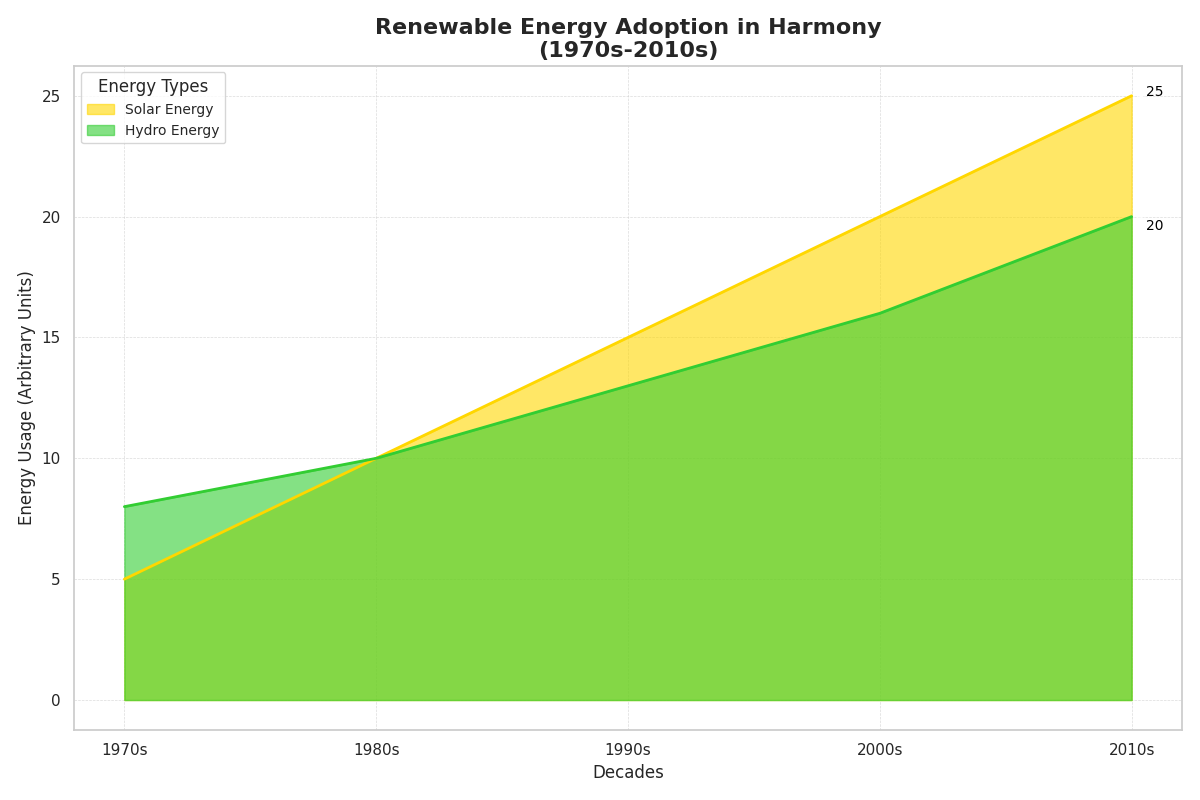

Write Python code to recreate this figure.
import matplotlib.pyplot as plt
import numpy as np

# Define the decades
decades = ['1970s', '1980s', '1990s', '2000s', '2010s']

# Define the renewable energy types and their respective adoption data
solar_energy = np.array([5, 10, 15, 20, 25])  # Harmony
hydro_energy = np.array([8, 10, 13, 16, 20])  # Harmony

# Plotting the area chart for Harmony without Wind Energy
fig, ax = plt.subplots(figsize=(12, 8))

# Plot areas with transparency
ax.fill_between(decades, solar_energy, color='#FFD700', alpha=0.6, label='Solar Energy')
ax.fill_between(decades, hydro_energy, color='#32CD32', alpha=0.6, label='Hydro Energy')

# Line plot to enhance trends
ax.plot(decades, solar_energy, color='#FFD700', linewidth=2)
ax.plot(decades, hydro_energy, color='#32CD32', linewidth=2)

# Title, labels, and legend
ax.set_title("Renewable Energy Adoption in Harmony\n(1970s-2010s)", fontsize=16, fontweight='bold')
ax.set_xlabel('Decades', fontsize=12)
ax.set_ylabel('Energy Usage (Arbitrary Units)', fontsize=12)
ax.legend(loc='upper left', title="Energy Types", fontsize=10)

# Customize ticks and grid
ax.set_xticks(decades)
ax.grid(linestyle='--', linewidth=0.5, alpha=0.7)

# Annotate the final points to highlight end values
for i, energy in enumerate([solar_energy, hydro_energy]):
    ax.annotate(
        str(energy[-1]),
        xy=(decades[-1], energy[-1]),
        xytext=(10, -10 * i),
        textcoords='offset points',
        arrowprops=dict(arrowstyle='->', lw=1.5),
        fontsize=10,
        color='black'
    )

plt.tight_layout()
plt.show()
